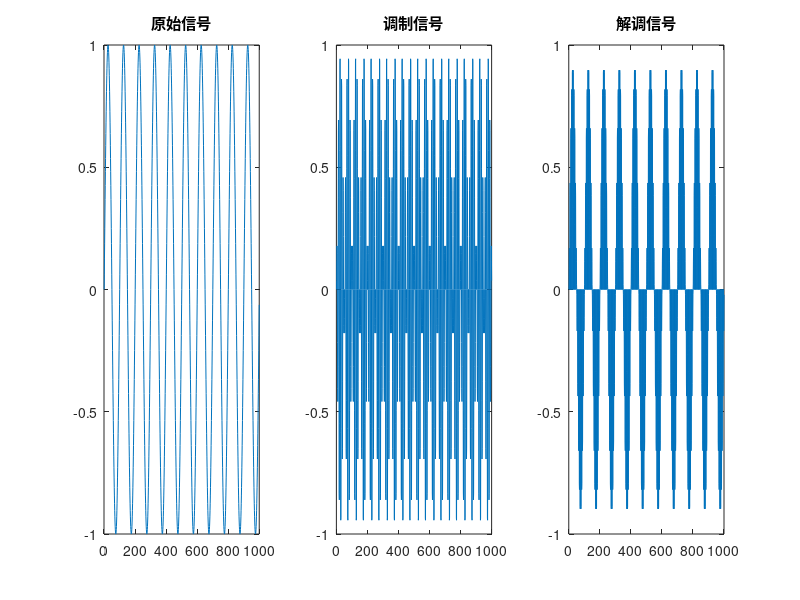

MATLAB code for this plot:
% 同步调制解调实验

Fs = 1000;          % 采样频率
fs = 10;            % 正弦信号频率
fc = 100;           % 载波频率
t1 = 0, t2 = 1;     % 仿真时间

t = t1:1/Fs:t2-1/Fs;

% 正弦信号
s1 = sin( 2*pi*fs*t );
% 载波
s2 = sin( 2*pi*fc*t );

% 调制
s = s1 .* s2;

% 解调
s3 = s .* s2;

% 输出
figure(1);
subplot(1,3,1),plot(s1),title('原始信号');
subplot(1,3,2),plot(s), title('调制信号');
subplot(1,3,3),plot(s3),title('解调信号');